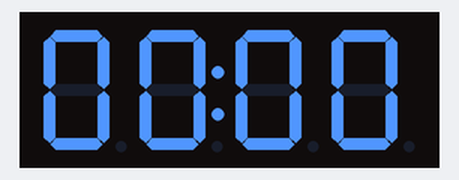
Bench run of a sketch on a simulated Arduino Uno, built with avr-gcc and run on an emulated ATmega328P. On the bench: 4-digit seven-segment display.

Above: at 0.1 s.
At 4.1 s:
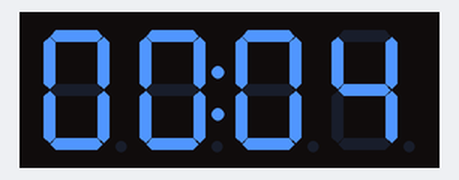
At 9.2 s:
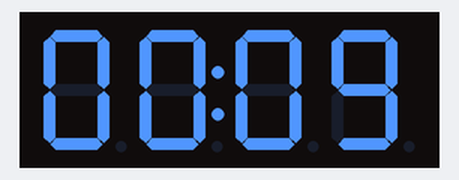
At 19.4 s:
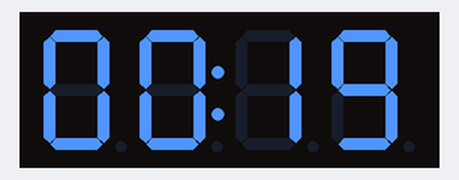
At 28.6 s:
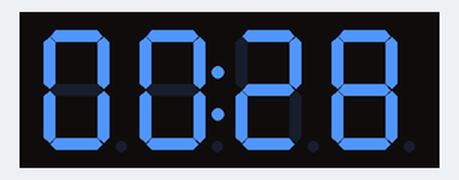
At 38.8 s:
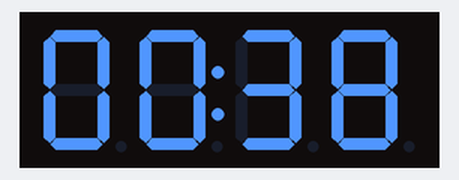

Measured:
- what the display in image 1 shows lasts 1.0 s, from 4.1 s to 5.1 s

The sketch:

clock_sin_nada_aun.ino
```cpp
#include <TM1637Display.h>

#define CLK 2  // Pin del reloj del TM1637
#define DIO 3  // Pin de datos del TM1637
TM1637Display display(CLK, DIO);

int minutes = 0;
int seconds = 0;
int temporizador = 4;
unsigned long blinkTime = 0;
bool showDisplay = true;  // Variable para alternar entre mostrar y ocultar
unsigned long lastUpdate = 0;

void setup() {
  display.setBrightness(5);  // Ajusta el brillo (0-7)
}

void printTime() {
  int timeToDisplay = (minutes * 100) + seconds;  // Formato MM:SS
  display.showNumberDecEx(timeToDisplay, 0x40, true);  // Mostrar con ":" en MM:SS
}

void loop() {
  // Actualización cada segundo
  if (millis() - lastUpdate >= 1000) {  // cada segundo
    lastUpdate = millis();
    seconds++;

    if (seconds == 60) {
      seconds = 0;
      minutes++;

      if (minutes == 60) {
        minutes = 0;  // Reinicia a 00:00 después de 59:59
      }
    }
  }

/*

  if (minutes == temporizador){
    if (millis() - blinkTime >= 500) {
      blinkTime = millis();
      showDisplay = !showDisplay;  // Alterna entre mostrar y ocultar

      if (showDisplay) {
        printTime();  // Mostrar el tiempo
      } else {
        display.clear();  // Ocultar el tiempo
      }
      temporizador += 4;
    }

  }
*/

  printTime();  // Actualizar el display con el tiempo actual (MM:SS)
}
```
